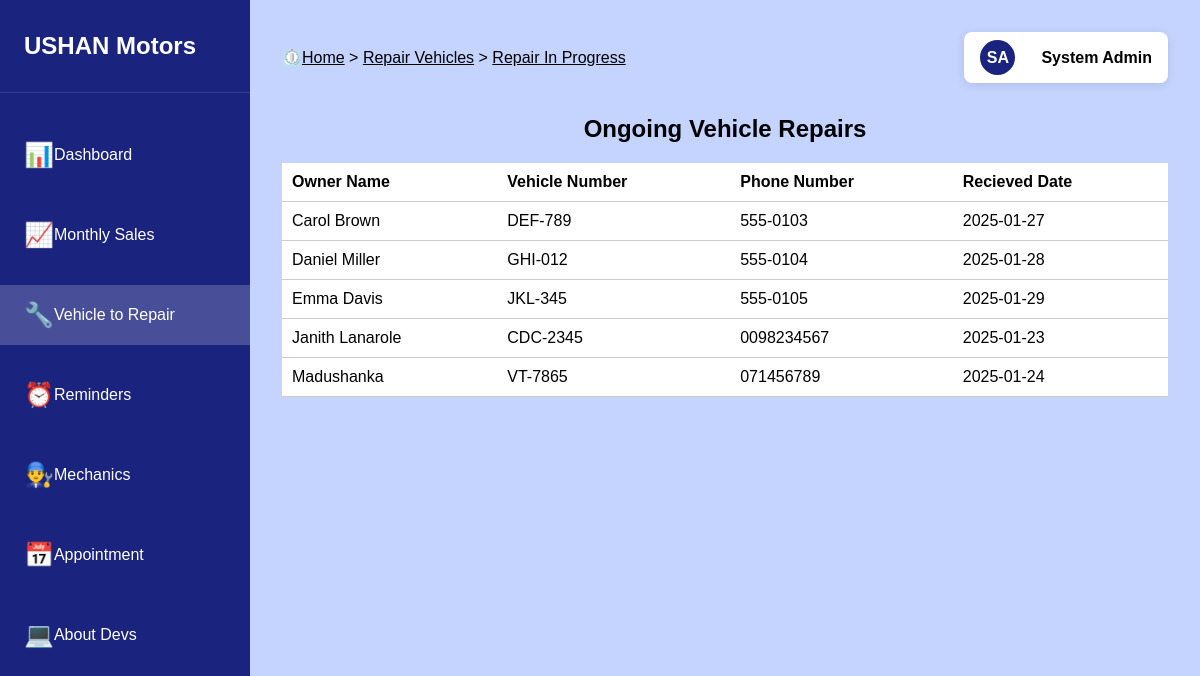
Page /Staff_Interface/repairInProgress.php (signed in) on the committed database.
### tables this page shows
CREATE TABLE `employees` (
  `id` bigint(20) NOT NULL,
  `employee_id` varchar(20) NOT NULL,
  `role_id` varchar(20) NOT NULL,
  `emp_first_name` varchar(50) NOT NULL,
  `emp_last_name` varchar(50) NOT NULL,
  `basic_salary` decimal(10,0) NOT NULL
);

CREATE TABLE `service_order` (
  `id` bigint(20) NOT NULL,
  `service_order_id` varchar(20) NOT NULL,
  `vehicle_id` varchar(20) NOT NULL,
  `service_id` varchar(20) NOT NULL,
  `created_date` date NOT NULL,
  `completed_date` date NOT NULL,
  `service_order_cost` decimal(10,0) NOT NULL,
  `service_order_status` tinyint(1) NOT NULL,
  `service_log_id` varchar(20) NOT NULL
);

CREATE TABLE `customer_data` (
  `id` bigint(20) NOT NULL,
  `customer_id` varchar(20) NOT NULL,
  `customer_name` varchar(255) NOT NULL,
  `customer_contact` varchar(20) NOT NULL,
  `customer_email` varchar(255) NOT NULL,
  `customer_address` varchar(600) NOT NULL
);

CREATE TABLE `vehicle_data` (
  `id` bigint(20) NOT NULL,
  `vehicle_id` varchar(20) NOT NULL,
  `customer_id` varchar(20) NOT NULL,
  `type` varchar(20) NOT NULL,
  `brand` varchar(100) NOT NULL,
  `model` varchar(100) NOT NULL,
  `license_plate_no` varchar(15) NOT NULL
);

### Staff_Interface/repairInProgress.php (the view, shortened to what this page needs)
<?php
include('main/sessionChecker.php');
?>
<!DOCTYPE html>
<html>
<head>
	<link rel="stylesheet" type="text/css" href="styles/mainStyle.css">
</head>
<body>
	<aside class="sidebar">
        <div class="sidebar-logo">USHAN Motors</div>
        <ul class="sidebar-menu">
            <li class="menu-item">
            	<a href="dashboard.php">
                	<span class="icon">📊</span>
                	<span class="menu-text">Dashboard</span>
            	</a>
        	</li>
            <li class="menu-item">
                <a href="sales.php">
                	<span class="icon">📈</span>
                	<span class="menu-text">Monthly Sales</span>
                </a>
            </li>
            <li class="menu-item active">
                <a href="repairVehicles.php">
                	<span class="icon">🔧</span>
                	<span class="menu-text">Vehicle to Repair</span>
                </a>
            </li>
            <li class="menu-item">
                <a href="reminders.php">
                	<span class="icon">⏰</span>
        	        <span class="menu-text">Reminders</span>
                </a>
            </li>
            <li class="menu-item">
                <a href="mechanics.php">
                	<span class="icon">👨‍🔧</span>
                	<span class="menu-text">Mechanics</span>
                </a>
            </li>
            <li class="menu-item">
                <a href="appointments.php">
                	<span class="icon">📅</span>
                	<span class="menu-text">Appointment</span>
                </a>
            </li>
            <li class="menu-item">
                <a href="aboutDevs.php">
                    <span class="icon">💻</span>
                    <span class="menu-text">About Devs</span>
                </a>
            </li>
        </ul>
    </aside>
    <main class="main-content">
        <div class="top-bar">
            <div class="breadcrumb">
                ⏲️<a href="dashboard.php">Home</a> > <a href="repairVehicles.php">Repair Vehicles</a> > <a href="#">Repair In Progress</a>
            </div>
            <?php include('profile_icon.php') ?>
        </div>
        <div class="dashboard-grid">
            <div class="main-header">
                <h2>Ongoing Vehicle Repairs</h2>
                <table class="table">
                    <thead>
                        <tr>
                            <th>Owner Name</th>
                            <th>Vehicle Number</th>
                            <th>Phone Number</th>
                            <th>Recieved Date</th>
                        </tr>
                    </thead>
                    <tbody>
                        <?php
                            $stmt1 = $connect->prepare("SELECT b.`customer_name`, c.`license_plate_no`, b.`customer_contact`, a.`created_date` FROM service_order a JOIN vehicle_data c ON a.`vehicle_id`=c.`vehicle_id` JOIN customer_data b ON c.`customer_id`=b.`customer_id` WHERE `service_order_status` = 0;");
                            $stmt1->execute();
                            $stmt1->bind_result($custName, $lcnsPlateNo, $contact, $receDate);
                            $results = [];
                            while ($stmt1->fetch()) {
                                $results[] = [
                                    'emp_first_name' => $custName,
                                    'emp_last_name' => $lcnsPlateNo,
                                    'reminder_subject' => $contact,
                                    'reminder_msg' => $receDate,
                                ];
                            }
                            if (empty($results)) {
                                $custName = "";
                                $lcnsPlateNo = "";
                                $contact = "";
                                $receDate = "";
                            } else {
                                foreach ($results as $result) {
                                    $custName = $result['emp_first_name'];
                                    $lcnsPlateNo = $result['emp_last_name'];
                                    $contact = $result['reminder_subject'];
                                    $receDate = $result['reminder_msg'];
                                    echo "
                                    <tr>
                                        <td>".$custName."</td>
                                        <td>".$lcnsPlateNo."</td>
                                        <td>".$contact."</td>
                                        <td>".$receDate."</td>
                                    </tr>
                                    ";
                                }
                            }
                        ?>
                    </tbody>
                </table>
            </div>
        </div>
    </main>
</body>
</html>

### Staff_Interface/profile_icon.php (shortened to what this page needs)
<?php
$empId = $_SESSION['employee_id'];
$firstName = "";
$lastName = "";
$roleId = "";
$stmt = $connect->prepare("SELECT `emp_first_name`, `emp_last_name`, `role_id` FROM employees WHERE `employee_id`='".$empId."' LIMIT 1;");
$stmt->execute();
$stmt->bind_result($firstName, $lastName, $roleId);
$results = [];
while ($stmt->fetch()) {
    $results[] = [
        'emp_first_name' => $firstName,
        'emp_last_name' => $lastName,
        'role_id' => $roleId
    ];
}
if (empty($results)) {
    $empId = "";
    $firstName = "";
    $lastName = "";
    $roleId = "";
} else {
    foreach ($results as $result) {
        $firstName = $result['emp_first_name'];
        $lastName = $result['emp_last_name'];
        echo "
        <div>
            <a href='#' class='user-profile' onclick='toggleDropdown(event)'>
                <div class='user-avatar' style='z-index:1000'>".$firstName[0].$lastName[0]."</div>
                <div class='user-name'>".$firstName." ".$lastName."</div>
            </a>
            <div class='dropdown-menu' id='dropdownMenu'>
                <a href='settings.php'>Settings</a>
                <a href='logout.php'>Logout</a>
            </div>
        </div>
        ";
    }
}
?>

### Staff_Interface/styles/mainStyle.css (style rules this page uses)
* { margin: 0; padding: 0; box-sizing: border-box; font-family: Arial, sans-serif; }
body { background-color: #c4d4ff; min-height: 100vh; display: flex; flex-direction: column; }
html,body { height: 100%; margin: 0; padding: 0; }
a { text-decoration: none; }
.sidebar { width: 250px; background: #1a237e; padding: 2rem 0; color: white; position: fixed; height: 100%; }
.sidebar-logo { font-size: 1.5rem; font-weight: bold; padding: 0 1.5rem 2rem; border-bottom: 1px solid rgba(255,255,255,0.1); }
.sidebar-menu { list-style: none; margin-top: 2rem; }
.menu-text { color: #fff; }
.menu-item { padding: 1rem 1.5rem; display: flex; align-items: center; gap: 1rem; cursor: pointer; transition: background-color 0.3s ease; }
.menu-item.active { background-color: rgba(255,255,255,0.2); }
.main-content { flex: 1; margin-left: 250px; padding: 2rem; min-height: 100%; }
.top-bar { display: flex; justify-content: space-between; align-items: center; margin-bottom: 2rem; position: relative; }
.breadcrumb { color: #000; }
.breadcrumb a { color: #000; text-decoration: underline; }
.user-profile { display: flex; align-items: center; gap: 1rem; padding: 0.5rem 1rem; background: #fff; border-radius: 8px; box-shadow: 0 2px 10px rgba(0,0,0,0.1); cursor: pointer; }
.user-avatar { width: 35px; height: 35px; background: #1a237e; border-radius: 50%; display: flex; align-items: center; justify-content: center; color: white; font-weight: bold; align-items: center; margin-right: 10px; }
.user-name { color: #000; font-weight: 700; }
.dashboard-grid { display: grid; grid-template-columns: repeat(auto-fit, minmax(300px, 1fr)); gap: 2rem; }
.icon { font-size: 1.5rem; color: #1a237e; }

### Staff_Interface/repairInProgress.php (style rules this page uses)
.sidebar ul { list-style: none; padding: 0; }
.sidebar ul li { margin: 20px 0; }
.sidebar ul li a { color: #fff; text-decoration: none; display: flex; align-items: center; }
.main-header { display: flex; justify-content: space-between; align-items: center; flex-direction: column; }
.main-header h2 { margin: 0; }
.table { width: 100%; border-collapse: collapse; margin-top: 20px; background-color: #fff; }
.table th, .table td { padding: 10px; text-align: left; border-bottom: 1px solid #ccc; }
.table th { background-color:#fff; }
.user-profile { display: flex; align-items: center; }

### rows in the picture
employees: emp_first_name "S", emp_last_name "A", emp_first_name "System", emp_last_name "Admin"
service_order: customer_data.customer_name "Carol Brown", vehicle_data.license_plate_no "DEF-789", customer_data.customer_contact "555-0103", created_date "2025-01-27"
service_order: customer_data.customer_name "Daniel Miller", vehicle_data.license_plate_no "GHI-012", customer_data.customer_contact "555-0104", created_date "2025-01-28"
service_order: customer_data.customer_name "Emma Davis", vehicle_data.license_plate_no "JKL-345", customer_data.customer_contact "555-0105", created_date "2025-01-29"
service_order: customer_data.customer_name "Janith Lanarole", vehicle_data.license_plate_no "CDC-2345", customer_data.customer_contact "0098234567", created_date "2025-01-23"
service_order: customer_data.customer_name "Madushanka", vehicle_data.license_plate_no "VT-7865", customer_data.customer_contact "071456789", created_date "2025-01-24"
